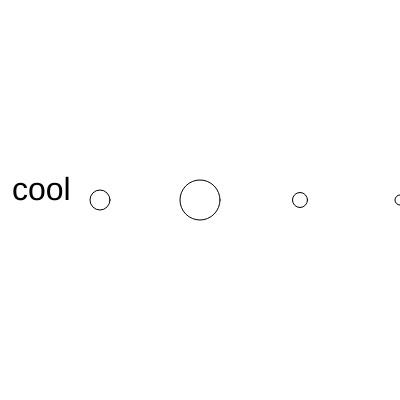
Frame 1 (no input)
Frame 60 (no input): identical to frame 1, image omitted
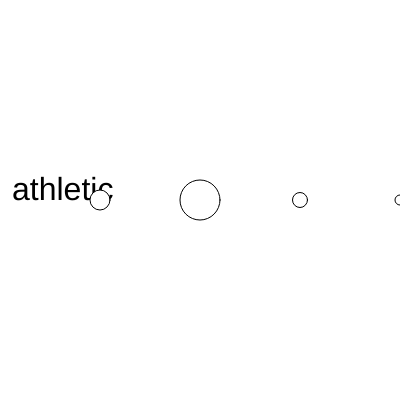
Frame 120 (the mouse pressed at the canvas centre since frame 60)

The p5.js sketch that drew these frames (run headless with seeded random() and noise() and a simulated clock; from frame 60 on, the mouse is pressed at the canvas centre):

// p5.js sketch
// ── sketch.js
let words = ["cool", "athletic", "sexy", "amazing"]
let index = 0

let circleSize = [20, 40, 15, 10]

function setup() {
  createCanvas(400, 400);
}

function draw() {
  background(255);
  textSize(32)
  text(words[index], 12, 200)
  
  for (var i = 0; i < 4; i++) {
    ellipse(i*100+100, 200, circleSize[i], circleSize[i]);
  }
  
}

function mousePressed() {
  index = index + 1
  
  if (index == words.length) {
    index = 0
  }
}
